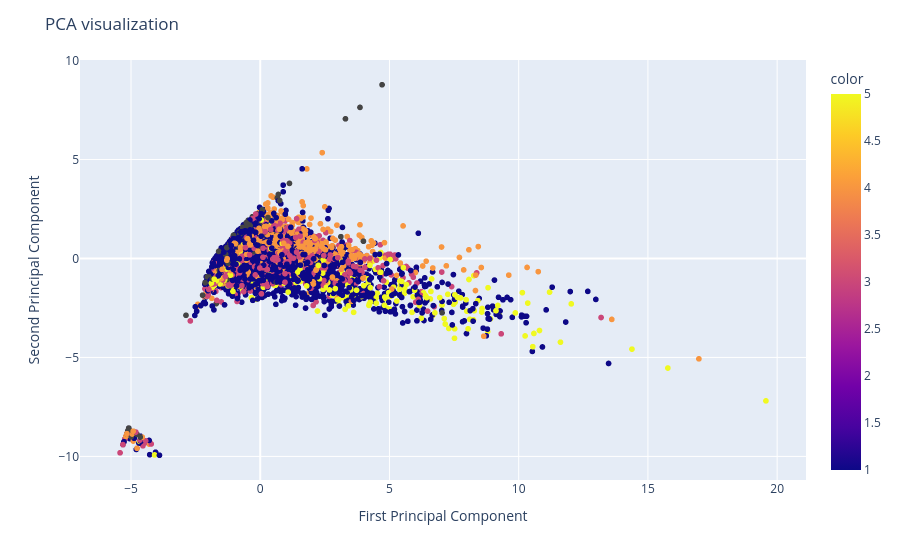

The cell this chart's notebook holds for it:
### Markdown cell above
PCA

### Code cell
pca = PCA(n_components = 2)
scaler = StandardScaler()
y = df_tsne['Class']
X_pca = pca.fit_transform(X_combined)

df_pca = pd.DataFrame(X_pca, columns=['PC1', 'PC2'])
df_pca.to_csv('../data/df_pca.csv')


fig_pca = px.scatter(x = X_pca[:,0], y =X_pca[:,1], color = y)
fig_pca.update_layout(
    title="PCA visualization",
    xaxis_title="First Principal Component",
    yaxis_title="Second Principal Component",
)
fig_pca.show()

### Figure 1 — Plotly figure (JSON) as saved in the notebook; plotly's stock layout.template omitted (floating-point values rounded to 4 significant figures; data arrays with more than 128 entries replaced by an {"elided": "..."} marker saying what was removed)
{"data": [{"hovertemplate": "x=%{x}<br>y=%{y}<br>color=%{marker.color}<extra></extra>", "legendgroup": "", "marker": {"color": {"elided": "9742 float values"}, "coloraxis": "coloraxis", "symbol": "circle"}, "mode": "markers", "name": "", "showlegend": false, "type": "scattergl", "x": {"elided": "9742 float values"}, "xaxis": "x", "y": {"elided": "9742 float values"}, "yaxis": "y"}], "layout": {"coloraxis": {"colorbar": {"title": {"text": "color"}}, "colorscale": [[0, "#0d0887"], [0.1111, "#46039f"], [0.2222, "#7201a8"], [0.3333, "#9c179e"], [0.4444, "#bd3786"], [0.5556, "#d8576b"], [0.6667, "#ed7953"], [0.7778, "#fb9f3a"], [0.8889, "#fdca26"], [1, "#f0f921"]]}, "legend": {"tracegroupgap": 0}, "margin": {"t": 60}, "title": {"text": "PCA visualization"}, "xaxis": {"anchor": "y", "domain": [0, 1], "title": {"text": "First Principal Component"}}, "yaxis": {"anchor": "x", "domain": [0, 1], "title": {"text": "Second Principal Component"}}}}
